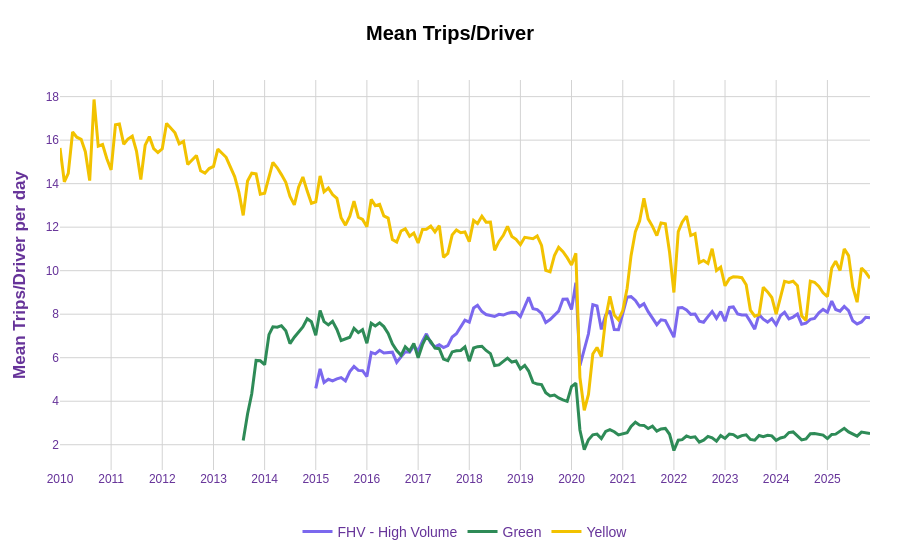

Notebook code cell kept with this figure:
### Markdown cell above
Vemos que las horas que trabajan los taxistas de Green Cabs son más bajas que en los otros vehículos. No llega a una jornada de trabajo completa (la mitad más o menos).

### Code cell
res10 = con.execute(f"""
    SELECT
    CAST(strptime("Month/Year" || '-01', '%Y-%m-%d') AS DATE) AS month_year_date,
    try_cast(replace("Trips Per Day", ',', '') AS BIGINT) / try_cast(replace("Unique Drivers", ',', '') AS BIGINT) as m_trips_per_driver,
    "License Class" as type
    FROM '{path_agg_data}'
    WHERE "License Class" IN ('Yellow', 'Green', 'FHV - High Volume')    
    ORDER BY month_year_date DESC;

""").pl()

fig = px.line(
    res10,
    x="month_year_date",
    y="m_trips_per_driver",
    color="type",
    title="<b>Mean Trips/Driver</b>",
    color_discrete_map=color_map,
)

fig.update_xaxes(
    dtick="M12", 
    tickformat="%Y",
    tickfont=dict(size=12),
    title_font=dict(size=14, family='Arial'),
    gridcolor='LightGray'
)

fig.update_yaxes(
    tickfont=dict(size=12),
    title_font=dict(size=14, family='Arial'),
    gridcolor='LightGray'
)

fig.update_traces(
    hovertemplate="<b>Date:</b> %{x|%b %Y}<br><b>Mean trips/driver:</b> %{y:.1f}<extra>%{fullData.name}</extra>",
    line=dict(width=3)
)

fig.update_layout(
    xaxis_title="",
    yaxis_title="<b>Mean Trips/Driver per day</b>",
    
    font=dict(family="Arial, sans-serif", size=14, color="RebeccaPurple"),
    
    title=dict(x=0.5, font=dict(size=20, color='black')),
    
    plot_bgcolor='white',
    paper_bgcolor='white',
    
    legend=dict(
        title="",
        orientation="h",
        yanchor="bottom",
        y=-0.2,
        xanchor="center",
        x=0.5
    ),
    
    margin=dict(l=60, r=30, t=80, b=60)
)

fig.show()

### Figure 1 — Plotly figure (JSON) as saved in the notebook; plotly's stock layout.template omitted (floating-point values rounded to 4 significant figures; data arrays with more than 128 entries replaced by an {"elided": "..."} marker saying what was removed)
{"data": [{"hovertemplate": "<b>Date:</b> %{x|%b %Y}<br><b>Mean trips/driver:</b> %{y:.1f}<extra>%{fullData.name}</extra>", "legendgroup": "FHV - High Volume", "line": {"color": "#7B68EE", "dash": "solid", "width": 3}, "marker": {"symbol": "circle"}, "mode": "lines", "name": "FHV - High Volume", "orientation": "v", "showlegend": true, "type": "scatter", "x": {"elided": "131 str values"}, "xaxis": "x", "y": {"elided": "131 float values"}, "yaxis": "y"}, {"hovertemplate": "<b>Date:</b> %{x|%b %Y}<br><b>Mean trips/driver:</b> %{y:.1f}<extra>%{fullData.name}</extra>", "legendgroup": "Green", "line": {"color": "#2E8B57", "dash": "solid", "width": 3}, "marker": {"symbol": "circle"}, "mode": "lines", "name": "Green", "orientation": "v", "showlegend": true, "type": "scatter", "x": {"elided": "148 str values"}, "xaxis": "x", "y": {"elided": "148 float values"}, "yaxis": "y"}, {"hovertemplate": "<b>Date:</b> %{x|%b %Y}<br><b>Mean trips/driver:</b> %{y:.1f}<extra>%{fullData.name}</extra>", "legendgroup": "Yellow", "line": {"color": "#F2C200", "dash": "solid", "width": 3}, "marker": {"symbol": "circle"}, "mode": "lines", "name": "Yellow", "orientation": "v", "showlegend": true, "type": "scatter", "x": {"elided": "191 str values"}, "xaxis": "x", "y": {"elided": "191 float values"}, "yaxis": "y"}], "layout": {"font": {"color": "RebeccaPurple", "family": "Arial, sans-serif", "size": 14}, "legend": {"orientation": "h", "title": {"text": ""}, "tracegroupgap": 0, "x": 0.5, "xanchor": "center", "y": -0.2, "yanchor": "bottom"}, "margin": {"b": 60, "l": 60, "r": 30, "t": 80}, "paper_bgcolor": "white", "plot_bgcolor": "white", "title": {"font": {"color": "black", "size": 20}, "text": "<b>Mean Trips/Driver</b>", "x": 0.5}, "xaxis": {"anchor": "y", "domain": [0, 1], "dtick": "M12", "gridcolor": "LightGray", "tickfont": {"size": 12}, "tickformat": "%Y", "title": {"text": ""}}, "yaxis": {"anchor": "x", "domain": [0, 1], "gridcolor": "LightGray", "tickfont": {"size": 12}, "title": {"text": "<b>Mean Trips/Driver per day</b>"}}}}
